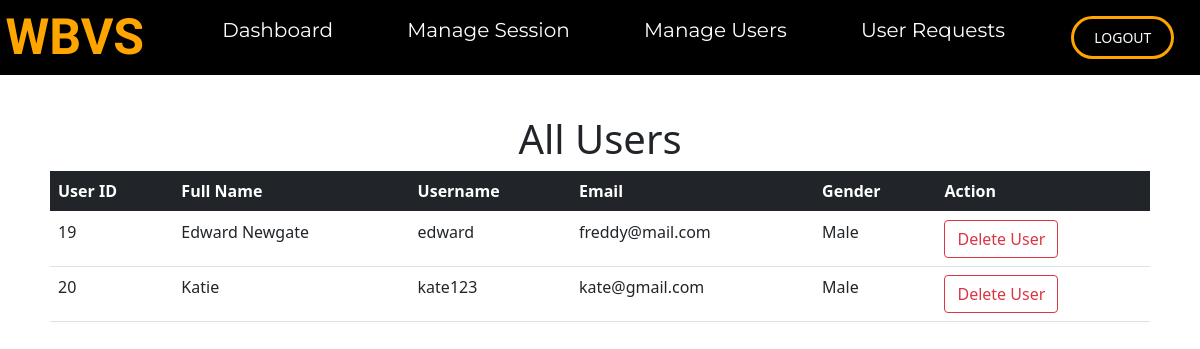
Screenshot of /admin/manageusers.php (signed in) with the database file from the repository.
### tables this page shows
CREATE TABLE `users` (
  `userid` int(11) NOT NULL,
  `fullname` varchar(255) NOT NULL,
  `username` varchar(255) NOT NULL,
  `email` varchar(255) NOT NULL,
  `password` varchar(255) NOT NULL,
  `gender` varchar(8) NOT NULL,
  `avatar` varchar(255) NOT NULL
);

### admin/manageusers.php (the view, shortened to what this page needs)
<?php
    require_once "../action/dbconnection.php";
?>
<!DOCTYPE html>
<html lang="en">
    <head>
        <link rel="stylesheet" href="../css/adminnavbar.css">
        <link href="https://cdn.jsdelivr.net/npm/bootstrap@5.0.2/dist/css/bootstrap.min.css" rel="stylesheet">
    </head>
    <body>
        <header class="navcontainer">
            <a class="logo" href="adminhome.php">WBVS</a>
            <nav>
                <ul class="navlinks">
                    <li><a href="adminhome.php">Dashboard</a></li>
                    <li><a href="managesession.php">Manage Session</a></li>
                    <li><a href="manageusers.php">Manage Users</a></li>
                    <li><a href="adminrequest.php">User Requests</a></li>
                </ul>
            </nav>
            <div class="logout-btn">
                <a href="../action/logout.php"><button>LOGOUT</button></a>
            </div>
        </header>
        <h1 style="text-align: center; margin-top: 40px;">All Users</h1>
        <div style="margin: 0 50px">
            <table class="table table-hover" style="margin-right: 20px;">
                <thead>
                    <tr class="table-dark">
                        <th scope="col">User ID</th>
                        <th scope="col">Full Name</th>
                        <th scope="col">Username</th>
                        <th scope="col">Email</th>
                        <th scope="col">Gender</th>
                        <th scope="col">Action</th>
                    </tr>
                </thead>
                <tbody>
                    <?php
                        $sql = "SELECT * FROM users;";
                        $stmt = mysqli_stmt_init($dbConn);
                        if(!mysqli_stmt_prepare($stmt, $sql)){
                            header("Location: ../admin/manageusers.php?error=stmtfailed");
                            echo "Statement error, cannot display users";
                            exit();
                        } else {
                            mysqli_stmt_execute($stmt);
                            $datareceived = mysqli_stmt_get_result($stmt);
                            $checkresult = mysqli_num_rows($datareceived);
                            if($checkresult > 0){
                                while ($row = mysqli_fetch_assoc($datareceived)) :?>
                                    <tr>
                                        <td><?= $row["userid"] ?></td>
                                        <td><?= $row["fullname"] ?></td>
                                        <td><?= $row["username"] ?></td>
                                        <td><?= $row["email"] ?></td>
                                        <td><?= $row["gender"] ?></td>
                                        <td>
                                            <button type="button" class="btn btn-outline-danger" data-bs-toggle="modal" data-bs-target="#exampleModal">Delete User</button>
                                        </td>
                                    </tr>
                    <?php
                                endwhile;
                            } else {
                                echo "<p style='color: red; font-size:20px;'>There are no users that exist currently</p>";
                            }
                        }
                    ?>
                </tbody>
            </table>
        </div>
    </body>
</html>

### css/adminnavbar.css (style rules this page uses)
body { margin: 0; padding: 0; }
.navcontainer { width: 100%; background-color: black; justify-content: space-around; align-items: center; display:flex; }
.logo { font-family: 'Qwigley', cursive; font-size: 50px; font-weight: bold; text-decoration: none; color: orange; }
.navlinks { font-family: 'Montserrat', sans-serif; }
.navlinks li { display: inline-block; }
.navlinks li a { color: white; margin: 0 35px; font-size: 20px; text-decoration: none; }
.logout-btn a { font-size: 0; }
.logout-btn a button { margin: 0 20px; padding: 8px 20px; font-size: 14px; color: white; background-color: black; border: 3px solid orange; border-radius: 50px; }

### rows the page displays
users: userid "19", fullname "Edward Newgate", username "edward", email "freddy@mail.com", gender "Male"
users: userid "20", fullname "Katie", username "kate123", email "kate@gmail.com", gender "Male"
